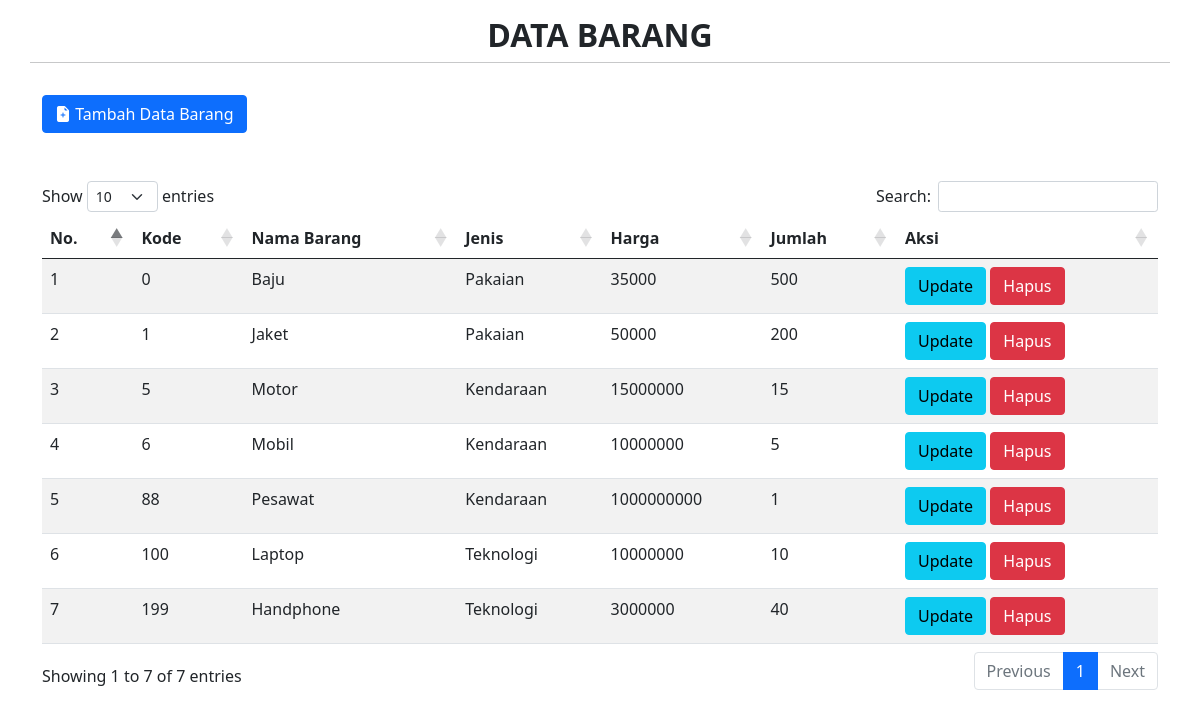
The page / on the database its author committed.
### tables this page shows
CREATE TABLE `barang` (
  `kd_barang` int(10) NOT NULL,
  `nm_barang` varchar(100) NOT NULL,
  `jns_barang` varchar(100) NOT NULL,
  `hrga_barang` int(10) NOT NULL,
  `stok_barang` int(10) NOT NULL
);

### library.php (called while the page is built, shortened)
<?php
class library
{
public function __construct()
{
$host = "localhost";
$dbname = "bintang_bks";
$username = "root";
$password = "root";
$this->db = new
PDO("mysql:host={$host};dbname={$dbname}", $username,$password);
}
    public function show()
    {
        $query = $this->db->prepare("SELECT * FROM barang");
        $query->execute();
        $data = $query->fetchAll();
        return $data;
    }
}
?>

### index.php (the view, shortened to what this page needs)
<?php
include('library.php');
$lib = new Library();
$data_barang = $lib->show();
?>
<!DOCTYPE html>
<html lang="en">
<head>
    <link href="https://cdn.jsdelivr.net/npm/bootstrap@5.1.3/dist/css/bootstrap.min.css" rel="stylesheet">
    <link rel="stylesheet" href="https://cdn.jsdelivr.net/npm/bootstrap-icons@1.7.1/font/bootstrap-icons.css">
    <link rel="stylesheet" href="https://cdnjs.cloudflare.com/ajax/libs/twitter-bootstrap/5.0.1/css/bootstrap.min.css">
    <link rel="stylesheet" href="https://cdn.datatables.net/1.11.3/css/dataTables.bootstrap5.min.css">
</head>
<div class="container">
    <div class="row my-3">
        <div class="col-md">
            <h2 class="text-uppercase text-center fw-bold">Data Barang</h2>
        </div>
        <hr>
    </div>
    <div class="row">
        <div class="col-md">
            <a href="form_add.php" class="btn btn-primary"><i class="bi bi-file-earmark-plus-fill"></i>&nbsp;Tambah Data Barang</a>
        </div>
    </div>
    <div class="row my-5">
        <div class="col-md">
            <table id="example" class="table table-striped" style="width:100%">
                <thead>
                    <tr>
                        <th scope="col">No.</th>
                        <th scope="col">Kode</th>
                        <th scope="col">Nama Barang</th>
                        <th scope="col">Jenis</th>
                        <th scope="col">Harga</th>
                        <th scope="col">Jumlah</th>
                        <th scope="col">Aksi</th>
                    </tr>
                </thead>
                <tbody>
                    <?php
                    $no = 1;
                    foreach ($data_barang as $row) {
                        echo "<tr>";
                        echo "<td>" . $no . "</td>";
                        echo "<td>" . $row['kd_barang'] . "</td>";
                        echo "<td>" . $row['nm_barang'] . "</td>";
                        echo "<td>" . $row['jns_barang'] . "</td>";
                        echo "<td>" . $row['hrga_barang'] . "</td>";
                        echo "<td>" . $row['stok_barang'] . "</td>";
                        echo "<td><a class='btn btn-info' href='form_edit.php?kd_barang=" . $row['kd_barang'] . "'>Update</a>
                        <a class='btn btn-danger' href='index.php?hapus_barang=" . $row['kd_barang'] . "'>Hapus</a></td>";
                        echo "</tr>";
                        $no++;
                    }
                    ?>
                </tbody>
            </table>
        </div>
    </div>
</div>
</body>
</html>

### rows shown on the page
barang: kd_barang "0", nm_barang "Baju", jns_barang "Pakaian", hrga_barang "35000", stok_barang "500"
barang: kd_barang "1", nm_barang "Jaket", jns_barang "Pakaian", hrga_barang "50000", stok_barang "200"
barang: kd_barang "5", nm_barang "Motor", jns_barang "Kendaraan", hrga_barang "15000000", stok_barang "15"
barang: kd_barang "6", nm_barang "Mobil", jns_barang "Kendaraan", hrga_barang "10000000", stok_barang "5"
barang: kd_barang "88", nm_barang "Pesawat", jns_barang "Kendaraan", hrga_barang "1000000000", stok_barang "1"
barang: kd_barang "100", nm_barang "Laptop", jns_barang "Teknologi", hrga_barang "10000000", stok_barang "10"
barang: kd_barang "199", nm_barang "Handphone", jns_barang "Teknologi", hrga_barang "3000000", stok_barang "40"
